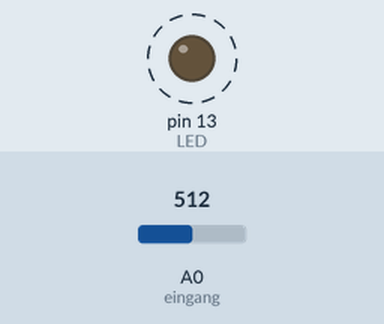
A sketch run on a simulated Arduino Uno, built with avr-gcc and run on an emulated ATmega328P. Shown: output pins drawn as LEDs (lit = HIGH). Dashed ring = blinking. The inputs (shaded band) are chosen by the test bench; at power-on: A0 (eingang) = 512.

Above: at 1.8 s.
1.9 s: A0 (eingang) set to 0
At 2.4 s:
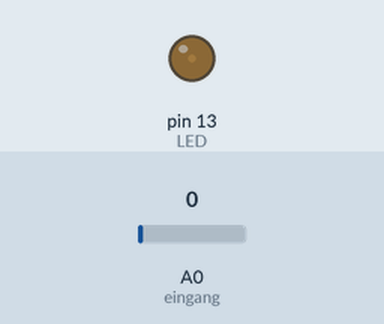
3.6 s: A0 (eingang) set to 122
At 3.9 s:
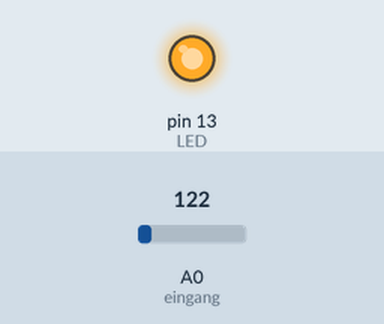
Timing chart, 0 to 13.1 s (numbered marks = the images above; inputs shaded):
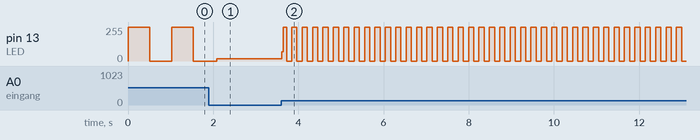

Measured:
- after the input at 3.6 s, pin 13 (LED): 16/255 → 69/255 at once, then moves between 0/255 and 255/255, repeating every 0.24 s
- by itself, pin 13 (LED): alternates 255/255 for 0.51 s and 0/255 for 0.51 s

The sketch:

potentiometer.ino
```cpp
int eingang=A0; //Das Wort „eingang“ steht jetzt für den Wert „A0“ (Bezeichnung
//vom Analogport 0)
int LED=13;
//Das Wort „LED“ steht jetzt für den Wert 13
int sensorwert=0;
//Variable für den Sensorwert mit 0 als Startwert
void setup()
  {
  //Hier beginnt das Setup.
  pinMode (LED,OUTPUT); //Der Pin mit der LED (Pin 13) ist jetzt ein Ausgang.
  }
void loop()
  {
  //Mit dieser Klammer wird der Loop-Teil geöffnet.
  sensorwert= analogRead(eingang);
  //Die Spannung am Drehregler wird auslesen
  //und wie im vorherigen Sketch als Zahl zwischen 0 und 1023 unter der Variable
  //„sensorwert“ gespeichert.
  digitalWrite (LED,HIGH);
  //Die LED wird eingeschaltet
  delay(sensorwert);
  // Die LED bleibt für so viele Millisekunden eingeschaltet,
  //wie der Wert von „sensorwert“ es gespeichert hat.
  digitalWrite(LED, LOW);
  //Die LED wird ausgeschaltet.
  delay(sensorwert);
  // Die LED bleibt für so viele Millisekunden ausgeschaltet,
  //wie der Wert von „sensorwert“ es gespeichert hat.
  }
// Mit dieser Klammer wird der Loop-Teil geschlossen
//Der Loop-Teil wird nun erneut gestartet. Wenn sich der Wert des ausgelesenen
//Drehreglers ändert, dann ändert sich auch die Zeit zwischen den Ein- und Aus-
//Phasen der LED. Das Blinken wird dadurch schneller und langsamer. Das längste
//delay beträgt in diesem Sketch 1023ms (Millisekunden). Wenn man längere delays
//benötigt, dann baut man eine kleine mathematische Zeile in den Code ein.
//Beispiel: Man ändert die Zeile „sensorwert =analogRead(eingang);“ in
//„sensorwert =analogRead(eingang)*2;“ Damit wird der abgespeicherte Sensorwert
//um den Faktor 2 vergrößert. Da längste delay wäre dann 2046ms usw...
```
